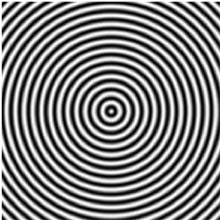
#> input picture orientation_test/circle_test.png, 222 x 220 px
$ python test.py   (Python 2 division)   (older library calls are emulated)
#> lines starting #> are read from the running program, lines starting #| are printed output that depends on the picture
#> further down, image is the input picture: shape (220, 222); min 0, max 255, mean 129.9
### orientation_test/ThreadController.py
'''
@author: Edoardo Foco
Date: 28 March 2013
'''

import numpy as np
import Queue

import BlockThread


class ThreadController:


    def __init__(self,image):
        self.image = image
        self.windows = {}       #dictionary of windows
        self.n_windows = {}     #dictionary of resulting windows


    def start_threading(self):
        '''Segments the image in windows of size 16x16 then sends
            each windows to a thread which processes the window
        '''

        # initialize queue
        queue = Queue.Queue()


        window_height = 16 #13
        window_width = 16 #16
        currentx = 0
        currenty = 0

        # create windows
        count = 0
        for y in range (0,12):
            currentx = 0
            for x in range(0,12):
                self.windows[count]=self.image[currenty:currenty+window_height,currentx:currentx+window_width]
                currentx += window_width
                count += 1

            currenty += window_height
#> after the loop, count = 144; currenty = 192; self.windows = 144 items

        # create pool of threads passing the queue object, this allows for threads to
        # recurrently analyze queue objects. Allows to create as many threads as you want
        for i in range(4): # change range to change number of threads
            t = BlockThread.BlockThread(queue,self.n_windows)
            t.setDaemon(True)
            t.start()


        # insert windows in the queue
        new_windows = self.windows.items()
        for window in new_windows:
            queue.put(window)
#> this loop made 144 passes


        queue.join()


    def reconstruct_image(self):
        ''' Re-constructs Processed Image '''

        stacked_rows =[]
        counter=0

        # constructing rows by stacking the windows horizontally
        for y in range (0,12):
            row = []
            for x in range (0,12):
                if x == 0:
                    row = self.n_windows[counter]
                    counter +=1
                else:
                    row=np.hstack((row,self.n_windows[counter]))
                    counter += 1

                if x == 11:
                    stacked_rows.append(row)

        # constructing columns by stacking the rows vertically
        counter = 0
        for x in stacked_rows:  # creating final image
                if counter == 0:
                    final_im=stacked_rows[0]
                    counter+=1
                else:
                    final_im=np.vstack((final_im,x))

        #cv2.imshow('im', final_im)
       # cv2.waitKey()

        return final_im


### orientation_test/Orientation.py
'''
Created on Mar 28, 2013

Orientation.py
Description:
    The intent of this function is to draw lines so to follow the ridges. The
    angle at each pixel is computed using the first part of the Canny edge detection
    algorithm. The angles are then used to determine the angle of the line that passes
    in each 8x8 window in the image.

Input:
    image - 16x16 image

Note:
    The author is not happy with the output of the drawing function. Although the angles
    at each pixel are calculated correctly, when it comes to drawing the lines the algorithm
    approximates an angle for each 8x8 window by making an average of the
    angles computed at each pixel in the window. This results in drawing inaccurate lines. It is to be
    noted that this does not affect the enhancement algorithm because the lines will not be considered (they are
    drawn just for resemblance)


@author: Edoardo Foco
'''

import cv2
import numpy as np
from scipy import ndimage
import math
import Filters
from PIL import Image


def reconstructImage(image,windows):
    stacked_rows =[]
    counter=0

    orient_im = image

    #print n_windows
    for y in range (0,2):  # creating array of rows
        row = []
        for x in range (0,2):
            if x == 0:
                row = windows[counter]
                counter +=1
            else:
                row=np.hstack((row,windows[counter]))
                counter += 1

            if x == 15:
                stacked_rows.append(row)
    #print stacked_rows
    counter = 0
    for x in stacked_rows:  # creating final image
            if counter == 0:
                orient_im=stacked_rows[0]
                counter+=1
            else:
                orient_im=np.vstack((orient_im,x))

    return orient_im


def calculateOrientation(image):

    # smooth image with gaussian blur
    smoothed_im = Filters.gaussFilter(image, 0.5, 3)

    # calculate gradients with sobel filter
    dx,dy = Filters.sobelFilter(smoothed_im)

    # smooth gradients
    Gx = Filters.gaussFilter(dx,0.5,3)
    Gy = Filters.gaussFilter(dy,0.5,3)

    # compute gradient magnitude
    Gxx = Gx **2
    Gyy = Gy **2
    G = np.sqrt(Gxx + Gyy)

    # calculate theta
    theta = np.arctan2(Gy,Gx)

    # smooth theta
    smoothed_theta = Filters.gaussFilter(theta, 0.5, 3)

    # calculate double sine and cosine on theta --> increases precision
    Tx = (G**2 + 0.001) * (np.cos(smoothed_theta)**2 - np.sin(smoothed_theta)**2)
    Ty = (G**2 + 0.001) * (2 * np.sin(smoothed_theta) * np.cos(smoothed_theta))

    denom = np.sqrt(Ty**2 + Tx**2)

    Tx = Tx / denom
    Ty = Ty / denom

    # smooth theta x and y
    smoothed_Tx = Filters.gaussFilter(Tx, 0.5, 3)
    smoothed_Ty = Filters.gaussFilter(Ty, 0.5, 3)

    # calculate new value for theta
    theta = np.pi + np.arctan2(smoothed_Ty,smoothed_Tx)/2


    # The following code will calculate the average angle and draw lines --> it should be replaced
    # the reason is that this approximation is very inaccurate.
    # Note: this piece of code will not impact the precision of the Gabor filter. It is used
    # just to draw the lines on the orientation image.
    windows = {}
    orient = {}
    median = {}
    row_count = 0
    window_height = 8
    window_width = 8
    currentx= 0
    currenty = 0

    # decomposing the window in 8 x 8 windows
    for y in range (0,2):
            currentx = 0
            for x in range(0,2):
                windows[row_count]=image[currenty:currenty+window_height,currentx:currentx+window_width]
                orient[row_count]=theta[currenty:currenty+window_height,currentx:currentx+window_width]

                currentx += window_width
                row_count += 1

            currenty += window_height

    # drawing lines on each 8 x 8 window
    for wins in range (0,4):
        sum = 0
        for i in range (0,orient[wins].shape[0]):
            for j in range(0,orient[wins].shape[1]):
                sum += orient[wins][i][j]

        len = 1
        if not orient[wins].shape[0] == 0:
            median[wins] = sum/orient[wins].shape[0]**2
            x1 = 4 - len/2*math.cos(median[wins]) * 10
            x1 = np.around(x1)
            x1 = x1.astype(int)
            y1 = 4 - len/2*math.sin(median[wins]) * 10
            y1 = np.around(y1)
            y1 = y1.astype(int)

            x2 = 4 + math.cos(median[wins]) * 10
            x2 = np.around(x2)
            x2 = x2.astype(int)
            y2 = 4 + math.sin(median[wins]) * 10
            y2 = np.around(y2)
            y2 = y2.astype(int)

            point1 = (x1,y1)
            point2 = (x2,y2)

            x0,y0 = np.where(windows[wins]<=20) # values below or equal to 0 are darker regions, hence ridges
            windows[wins]*-100
            if np.any(x0):
                cv2.line(windows[wins], point1, point2, cv2.cv.CV_RGB(1, 100, 255))


    final_image = reconstructImage(image,windows)
    return final_image

### orientation_test/Filters.py
'''
Created on April 2, 2013

GaussianFilter.py


'''

import numpy as np
from scipy.signal import convolve2d as conv


def gaussFilter(image,sigma,window):
    '''
    Description:
        This function will execute a Gaussian Blurring Filter on the given image. The sigma and window size
        are set to default sigma = 2 and window = 5x5.

    Input:
        -image (np.array)
        -sigma (int)
        -window size (int)

    Output:
        - blurred_im (np.array)
    '''
    # creating an empty kernel
    kernel = np.zeros((window,window))
    # centre of the kernel
    c0 = window // 2

    # computing kernel using Gaussian function
    for x in range(window):
            for y in range(window):
                r = np.hypot((x-c0),(y-c0)) #calculating magnitude of the centre pixel. x^2 + y^2
                val = (1.0/2*np.math.pi*sigma*sigma)*np.math.exp(-(r*r)/(2*sigma*sigma)) # computes gaussian filter
                kernel[x,y] = val

    kernel = kernel / kernel.sum()

    # executes convolution
    blurred_im = conv(image,kernel)[1:-1,1:-1]

    return blurred_im


def sobelFilter(image):
    '''
    Description:
    This function will execute a Sobel Filter on the given image to find its horizontal and vertical gradients.
    The default filter is set to 3x3.
    Input:
        -image (np.array)

    Output:
        - grad_x (np.array)
        - grad_y (np.array)
    '''

    # creating sobel kernels
    fx = np.array([1, 2, 1,
                   0, 0, 0,
                   -1,-2,-1])
    fy = np.array([-1,0,1,
                   -2,0,2,
                   -1,0,1])

    fx = fx.reshape(3,3)
    fy = fy.reshape(3,3)

    grad_x = conv(image,fx)
    grad_y = conv(image,fy)

    return grad_x,grad_y

### orientation_test/BlockThread.py
'''
Created on Mar 28, 2013

@author: Edoardo Foco
'''

import threading

import Orientation


class BlockThread(threading.Thread):


    def __init__(self, queue, n_windows):
        threading.Thread.__init__(self)
        self.queue = queue
        self.n_windows = n_windows

    def run(self):
        while True:

            print threading.currentThread().getName()

            # grabs window from queue
            # Note: win is a tuple [key, value], using dictionary data-structure
            win = self.queue.get()

            # Normalization
            #self.n_windows[win[0]] = WikiNorm.normalise(win[1])
            self.n_windows[win[0]] = win[1]

            # Orientation
            self.n_windows[win[0]] = Orientation.calculateOrientation(self.n_windows[win[0]])
            # signals queue job is done
            self.queue.task_done()


### orientation_test/test.py
import Orientation
import numpy as np
import cv2
from PIL import Image
import ThreadController

image = cv2.imread('circle_test.png', cv2.CV_LOAD_IMAGE_GRAYSCALE)
print 'hi'
controller = ThreadController.ThreadController(image)
controller.start_threading()

oriented_im = controller.reconstruct_image()
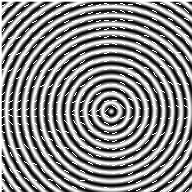
#> oriented_im: shape (192, 192); min 0, max 255, mean 138.7

Image.fromarray(oriented_im).show()
cv2.imshow('oriented,im', oriented_im)
cv2.waitKey()
